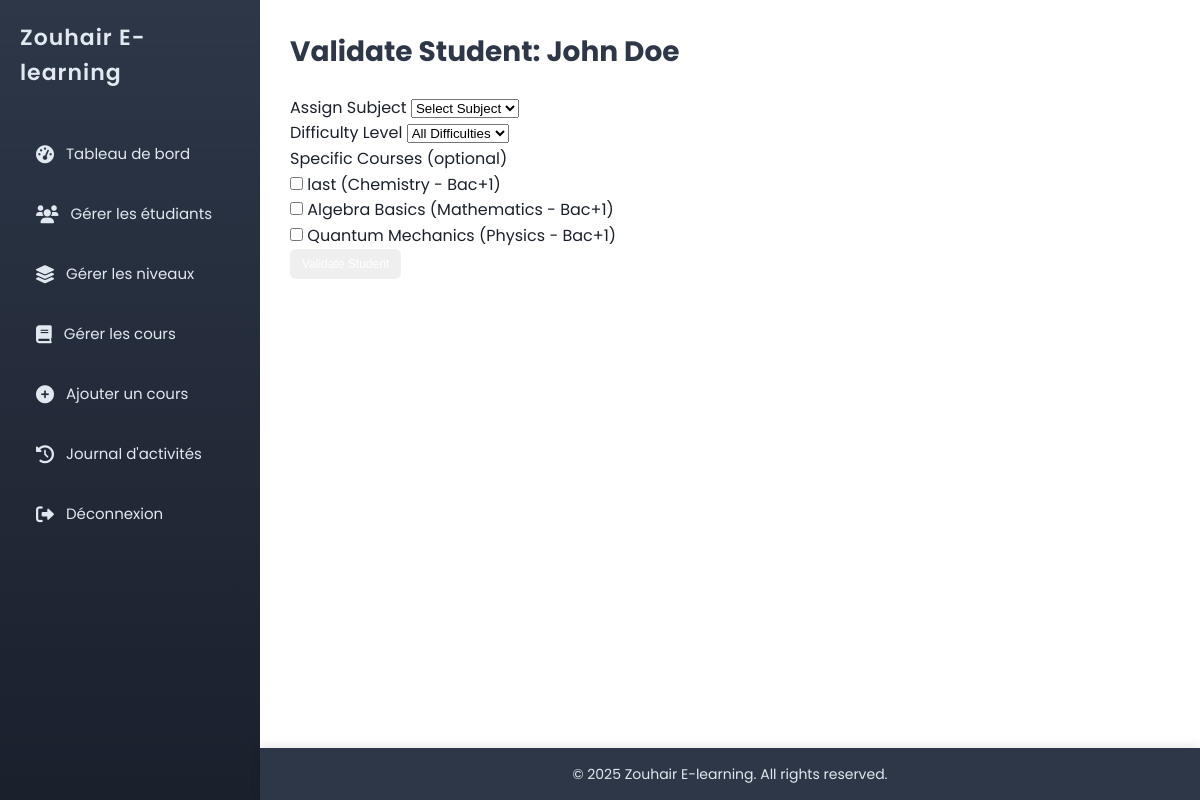
Screenshot of /admin/validate_student.php?id=1 (signed in) with the database file from the repository.
### tables this page shows
CREATE TABLE `students` (
  `id` int(11) NOT NULL,
  `username` varchar(50) NOT NULL,
  `password` varchar(50) NOT NULL,
  `full_name` varchar(100) NOT NULL,
  `email` varchar(100) NOT NULL,
  `phone` varchar(20) NOT NULL,
  `is_validated` tinyint(1) DEFAULT 0,
  `device_token` varchar(255) DEFAULT NULL,
  `created_at` timestamp NOT NULL DEFAULT current_timestamp()
);

CREATE TABLE `courses` (
  `id` int(11) NOT NULL,
  `title` varchar(100) NOT NULL,
  `subject_id` int(11) NOT NULL,
  `level_id` int(11) NOT NULL,
  `content_type` enum('pdf','video') NOT NULL,
  `content_path` varchar(255) NOT NULL,
  `image_path` varchar(255) DEFAULT NULL,
  `difficulty` enum('Easy','Medium','Hard') NOT NULL,
  `created_by` int(11) NOT NULL,
  `created_at` timestamp NOT NULL DEFAULT current_timestamp()
);

CREATE TABLE `subjects` (
  `id` int(11) NOT NULL,
  `name` varchar(50) NOT NULL,
  `level_id` int(11) DEFAULT NULL,
  `created_at` timestamp NOT NULL DEFAULT current_timestamp()
);

CREATE TABLE `levels` (
  `id` int(11) NOT NULL,
  `name` varchar(50) NOT NULL,
  `description` text DEFAULT NULL,
  `created_at` timestamp NOT NULL DEFAULT current_timestamp()
);

### includes/config.php (called while the page is built, shortened)
<?php
try {
    $conn = new mysqli(DB_HOST, DB_USER, DB_PASS, DB_NAME);
    $conn->set_charset("utf8mb4");
} catch (Exception $e) {
    die("<h1>Database Error</h1><p>" . $e->getMessage() . "</p>");
}
function sanitize_input($data) {
    global $conn;
    return htmlspecialchars(strip_tags(trim($conn->real_escape_string($data))));
}
?>

### admin/validate_student.php (the view, shortened to what this page needs)
<?php
require_once '../includes/config.php';
$student_id = isset($_GET['id']) ? sanitize_input($_GET['id']) : null;
$student = $conn->query("SELECT full_name, email FROM students WHERE id = $student_id")->fetch_assoc();
$courses = $conn->query("SELECT c.id, c.title, s.name AS subject, l.name AS level FROM courses c JOIN subjects s ON c.subject_id = s.id JOIN levels l ON c.level_id = l.id");
?>
<!DOCTYPE html>
<html lang="en">
<head>
    <link rel="stylesheet" href="../assets/css/admin.css">
</head>
<body>
    <?php include '../includes/header.php'; ?>
    <main class="dashboard">
        <h1>Validate Student: <?php echo htmlspecialchars($student['full_name']); ?></h1>
        <form method="POST" class="validation-form">
            <div class="form-group">
                <label for="subject_id">Assign Subject</label>
                <select id="subject_id" name="subject_id" required>
                    <option value="">Select Subject</option>
                </select>
            </div>
            <div class="form-group">
                <label for="difficulty">Difficulty Level</label>
                <select id="difficulty" name="difficulty">
                    <option value="">All Difficulties</option>
                </select>
            </div>
            <div class="form-group">
                <label>Specific Courses (optional)</label>
                <div id="courseList" class="course-checkboxes">
                    <?php while ($course = $courses->fetch_assoc()): ?>
                        <div class="course-option">
                            <input type="checkbox" name="courses[]" value="<?php echo $course['id']; ?>" data-subject="<?php echo htmlspecialchars($course['subject']); ?>">
                            <label><?php echo htmlspecialchars($course['title'] . " (" . $course['subject'] . " - " . $course['level'] . ")"); ?></label>
                        </div>
                    <?php endwhile; ?>
                </div>
            </div>
            <button type="submit" class="btn-action validate">Validate Student</button>
            <a href="dashboard.php" class="btn-action cancel">Cancel</a>
        </form>
    </main>
    <?php include '../includes/footer.php'; ?>
</body>
</html>

### assets/css/admin.css (style rules this page uses)
* { margin: 0; padding: 0; box-sizing: border-box; }
body { font-family: 'Poppins', sans-serif; background-color: #f0f2f5; color: #1a202c; display: flex; min-height: 100vh; line-height: 1.6; transition: opacity 0.2s ease; }
body, canvas, .pdf-container { user-select: none; -webkit-user-select: none; -moz-user-select: none; -ms-user-select: none; -webkit-user-drag: none; }
.dashboard h1 { font-size: 28px; font-weight: 700; color: #2d3748; margin-bottom: 20px; }
.btn-action { padding: 6px 12px; border: none; border-radius: 6px; cursor: pointer; font-size: 12px; color: #fff; text-decoration: none; display: inline-flex; align-items: center; justify-content: center; transition: all 0.3s ease; min-width: 30px; height: 30px; }

### rows the page displays
students: full_name "John Doe"
courses: title.name "last (Chemistry - Bac+1)"
courses: title.name "Algebra Basics (Mathematics - Bac+1)"
courses: title.name "Quantum Mechanics (Physics - Bac+1)"
